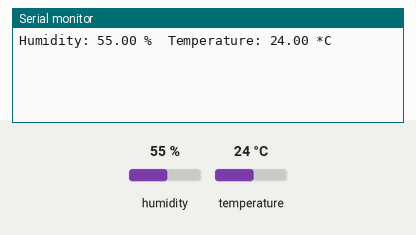
Bench run of a sketch on a simulated Arduino MKR. On the bench: the last lines printed to the serial monitor. The test bench sets the inputs (shaded band); at power-on: humidity 55 %, temperature 24 °C. WiFi joins after 1.5 s; servers stay silent unless stated; not simulated (calls return 0 or success): arduino_secrets.h.

Above: at 4.2 s.
4.3 s: humidity set to 22 %
At 5.6 s:
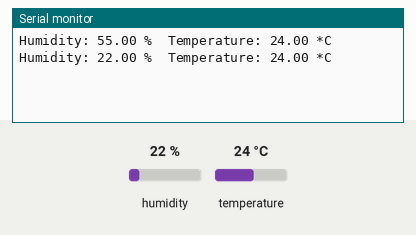
5.8 s: temperature set to 12 °C
At 7.2 s:
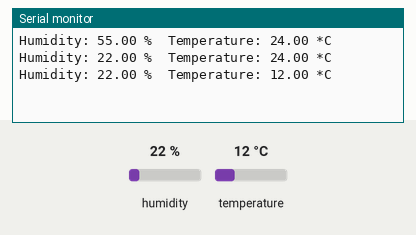
7.3 s: humidity set to 40 %
At 10.4 s:
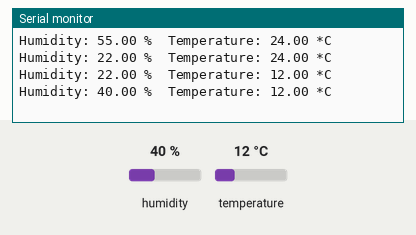
Timing chart, 0 to 11.9 s (numbered marks = the images above; inputs shaded):
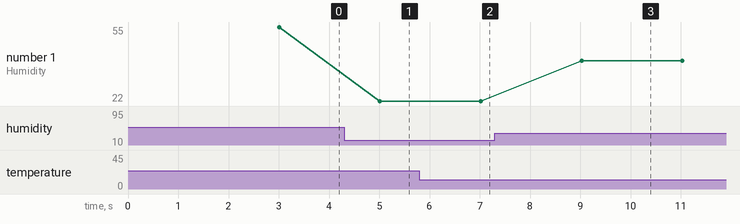

Measured:
- after the input at 4.3 s, the serial monitor: prints a new line after 0.71 s (image 1)
- after the input at 5.8 s, the serial monitor: prints a new line after 1.2 s (image 2)
- after the input at 7.3 s, the serial monitor: prints a new line after 1.7 s (image 3)
- plotted number 1: 55 → 22 after the input at 4.3 s, 22 → 40 after the input at 7.3 s

The sketch:

sketch_iot_cloud.ino
```cpp
#include "arduino_secrets.h"
#include "thingProperties.h"
#include <DHT.h>

#define DHTPIN 2     // Digital pin connected to the DHT sensor
#define DHTTYPE DHT22   // DHT 22 (AM2302)

// Initialize DHT sensor.
DHT dht(DHTPIN, DHTTYPE);

void setup() {
  // Initialize serial and wait for port to open:
  Serial.begin(9600);
  delay(1500);

  // This function initializes the connection to the IoT Cloud
  initProperties();

  // Connect to Arduino IoT Cloud
  ArduinoCloud.begin(ArduinoIoTPreferredConnection);

  /*
     The following function allows you to obtain more information
     related to the state of network and IoT Cloud connection and errors
     the higher number the more granular information you’ll get.
     The default is 0 (only errors).
     Maximum is 4
  */
  setDebugMessageLevel(2);
  ArduinoCloud.printDebugInfo();

  dht.begin();
}

void loop() {
  // Execute the cloud functions
  ArduinoCloud.update();

  // Read humidity and temperature from the DHT22 sensor
  float h = dht.readHumidity();
  float t = dht.readTemperature();

  // Check if any reads failed and exit early (to try again).
  if (isnan(h) || isnan(t)) {
    Serial.println("Failed to read from DHT sensor!");
    return;
  }

  // Update the properties
  humidity = h;
  temperature = t;

  // Print the values to serial monitor (for debugging)
  Serial.print("Humidity: ");
  Serial.print(h);
  Serial.print(" %\t");
  Serial.print("Temperature: ");
  Serial.print(t);
  Serial.println(" *C");

  // Wait a few seconds between measurements.
  delay(2000);
}

// Callback functions
void onHumidityChange() {
  // Handle humidity change
}

void onTemperatureChange() {
  // Handle temperature change
}
```

thingProperties.h
```cpp
#include <ArduinoIoTCloud.h>
#include <Arduino_ConnectionHandler.h>

const char SSID[]     = SECRET_SSID;    // Network SSID (name)
const char PASS[]     = SECRET_OPTIONAL_PASS;    // Network password (use for WPA, or use as key for WEP)

void onHumidityChange();
void onTemperatureChange();

float humidity;
float temperature;

void initProperties(){

  ArduinoCloud.addProperty(humidity, READWRITE, ON_CHANGE, onHumidityChange);
  ArduinoCloud.addProperty(temperature, READWRITE, ON_CHANGE, onTemperatureChange);

}

WiFiConnectionHandler ArduinoIoTPreferredConnection(SSID, PASS);
```
